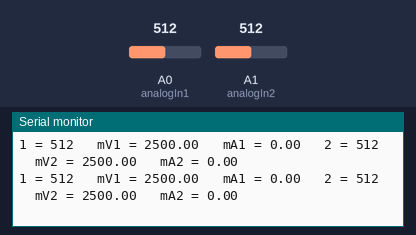
A sketch run on a simulated Arduino Uno, built with avr-gcc and run on an emulated ATmega328P. Shown: the last lines printed to the serial monitor. The test bench sets the inputs (shaded band); at power-on: A0 (analogIn1) = 512, A1 (analogIn2) = 512.

Above: at 1.3 s.
1.4 s: A0 (analogIn1) set to 716
At 1.9 s:
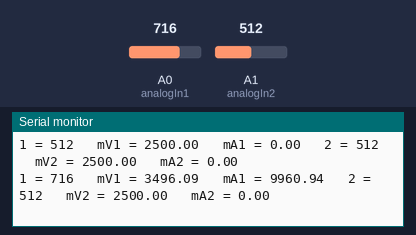
2.9 s: A1 (analogIn2) set to 716
At 3.5 s:
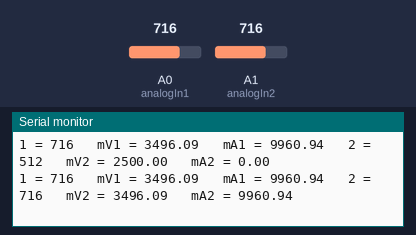
4.4 s: A0 (analogIn1) set to 900
At 5.0 s:
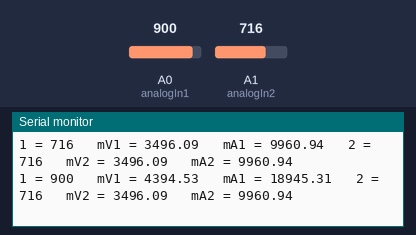
5.9 s: A1 (analogIn2) set to 900
At 6.6 s:
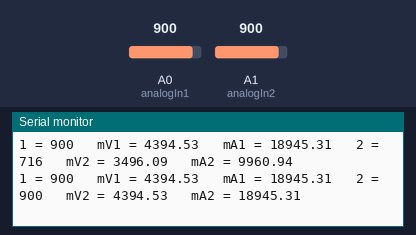
Timing chart, 0 to 8.4 s (numbered marks = the images above; inputs shaded):
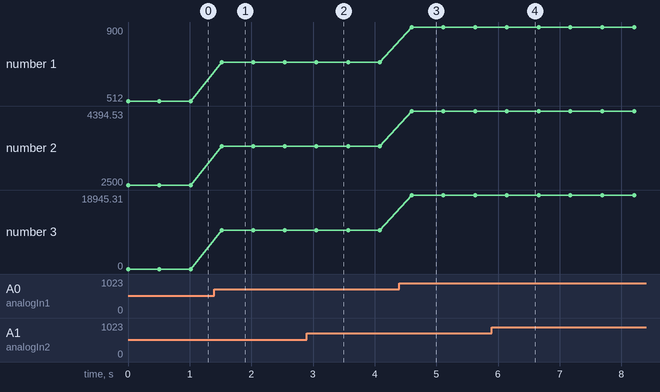

Measured:
- after the input at 1.4 s, the serial monitor: prints a new line after 0.12 s (image 1)
- after the input at 2.9 s, the serial monitor: prints a new line after 0.16 s (image 2)
- after the input at 4.4 s, the serial monitor: prints a new line after 0.20 s (image 3)
- after the input at 5.9 s, the serial monitor: prints a new line after 0.24 s (image 4)
- plotted number 1: 512 → 716 after the input at 1.4 s, 716 → 900 after the input at 4.4 s
- plotted number 2: 2500 → 3496.09 after the input at 1.4 s, 3496.09 → 4394.53 after the input at 4.4 s
- plotted number 3: 0 → 9960.94 after the input at 1.4 s, 9960.94 → 18945.31 after the input at 4.4 s

The sketch:

g1t-ampermetr.ino
```cpp
const int analogIn1 = A0;
const int analogIn2 = A1;
int mVperAmp = 100; // use 185 for 5A Module, 100 for 20A Module, 66 for 30A Module
int RawValue1 = 0;
int RawValue2 = 0;
int ACSoffset = 2500;
double Voltage1 = 0;
double Amps1 = 0;
double mA1 = 0;
double Voltage2 = 0;
double Amps2 = 0;
double mA2 = 0;

void setup(){
 Serial.begin(9600);
}

void loop(){

 RawValue1 = analogRead(analogIn1);
 Voltage1 = (RawValue1 / 1024.0) * 5000; // Gets you mV
 Amps1 = ((Voltage1 - ACSoffset) / mVperAmp);
 mA1 = Amps1 * 1000;
 if (mA1 < 0){
   mA1 = 0;
 }

 RawValue2 = analogRead(analogIn2);
 Voltage2 = (RawValue2 / 1024.0) * 5000; // Gets you mV
 Amps2 = ((Voltage2 - ACSoffset) / mVperAmp);
 mA2 = Amps2 * 1000;
 if (mA2 < 0){
   mA2 = 0;
 }


 Serial.print("1 = ");
 Serial.print(RawValue1);
 Serial.print("\t mV1 = ");
 Serial.print(Voltage1);
 Serial.print("\t mA1 = ");
 Serial.print(mA1);
 Serial.print("\t 2 = ");
 Serial.print(RawValue2);
 Serial.print("\t mV2 = ");
 Serial.print(Voltage2);
 Serial.print("\t mA2 = ");
 Serial.println(mA2);
 delay(500);

}
```
